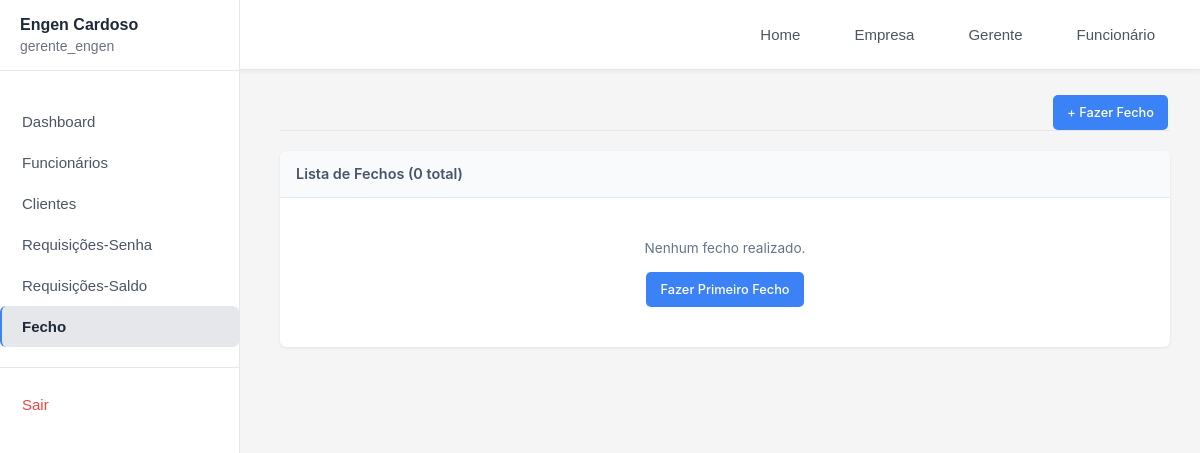
Before: /gerente/fecho/ (signed in) with the older database file.
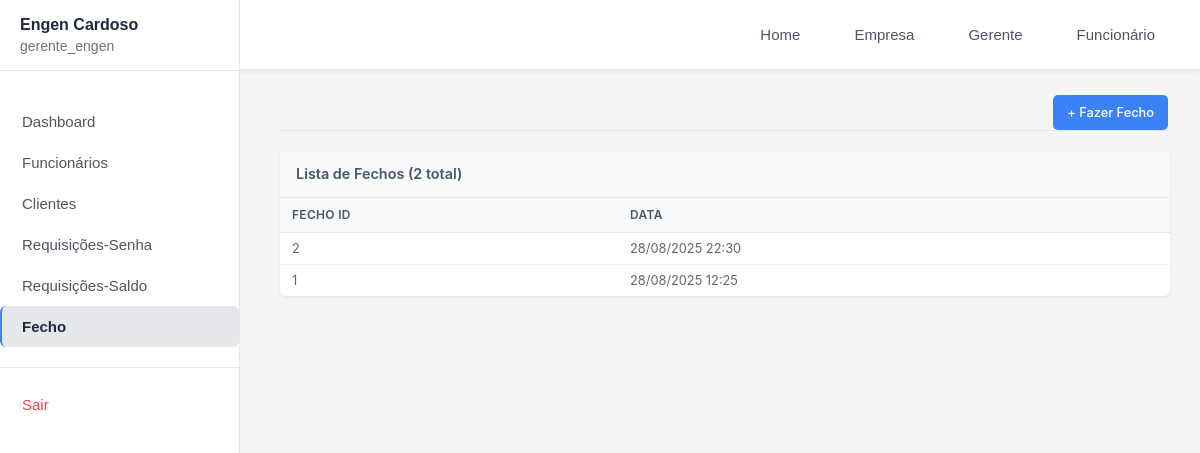
After: the same page with the newer database file.
### gerente/models.py (models this page shows, shortened)
class Fecho(models.Model):
    empresa = models.ForeignKey(Empresa, on_delete=models.CASCADE, related_name='fechos', null=True, blank=True)
    data = models.DateTimeField(default=timezone.now)
    class Meta:
        verbose_name = "Fecho"
        verbose_name_plural = "Fechos"
        ordering = ['-data']

### gerente/views.py (the view)
# urls.py: path('fecho/', views.fecho, name='fecho'),
@login_required(login_url='/gerente/login')
@user_passes_test(is_gerente, login_url='/login')
def fecho(request):
    empresa = get_empresa_usuario(request.user)
    if not empresa:
        messages.error(request, 'Empresa não encontrada.')
        return redirect('login')
    fechos = Fecho.objects.filter(empresa=empresa).order_by('-data')
    context = {
        'fechos': fechos,
    }
    return render(request, 'gerente/fecho.html', context)

### gerente/context_processors.py (called while the page is built)
def empresa_context(request):
    if request.user.is_authenticated:
        try:
            if hasattr(request.user, 'empresa_gerenciada'):
                return {'empresa_atual': request.user.empresa_gerenciada}
            elif hasattr(request.user, 'funcionario'):
                return {'empresa_atual': request.user.funcionario.empresa}
        except:
            pass
    return {'empresa_atual': None}

### gerente/views.py (called while the page is built)
def is_gerente(user):
  return user.groups.filter(name='Gerente').exists()

def get_empresa_usuario(user):
   try:
       if hasattr(user, 'empresa_gerenciada'):
           return user.empresa_gerenciada
       elif hasattr(user, 'funcionario'):
           return user.funcionario.empresa
   except:
       pass
   return None

### templates/gerente/fecho.html (shortened to what this page needs)
{% extends 'gerente/base.html' %}
{% block content %}
<div class="fechos-content">
    <div class="content-header">
        <a href="{% url 'fazer_fecho' %}" class="btn-primary">
            + Fazer Fecho
        </a>
    </div>
    <div class="table-container">
        <div class="table-header">
            <h3>Lista de Fechos ({{ fechos.count }} total)</h3>
        </div>
        <div class="table-wrapper">
            {% if fechos %}
            <table>
                <thead>
                    <tr>
                        <th>Fecho ID</th>
                        <th>Data</th>
                    </tr>
                </thead>
                <tbody>
                    {% for fecho in fechos %}
                    <tr>
                        <td>{{ fecho.id }}</td>
                        <td>{{ fecho.data|date:"d/m/Y H:i" }}</td>
                    </tr>
                    {% endfor %}
                </tbody>
            </table>
            {% else %}
            <div class="empty-state">
                <p>Nenhum fecho realizado.</p>
                <a href="{% url 'fazer_fecho' %}" class="btn-primary">
                    Fazer Primeiro Fecho
                </a>
            </div>
            {% endif %}
        </div>
    </div>
</div>
{% endblock %}

Changed rows visible on the page:
added Fecho: id "2", data "28/08/2025 22:30"
added Fecho: id "1", data "28/08/2025 12:25"
Other visible differences:
{{ fechos.count }}: "0" → "2"
text no longer shown: "Nenhum fecho realizado. Fazer Primeiro Fecho"
text now shown: "FECHO ID DATA"
